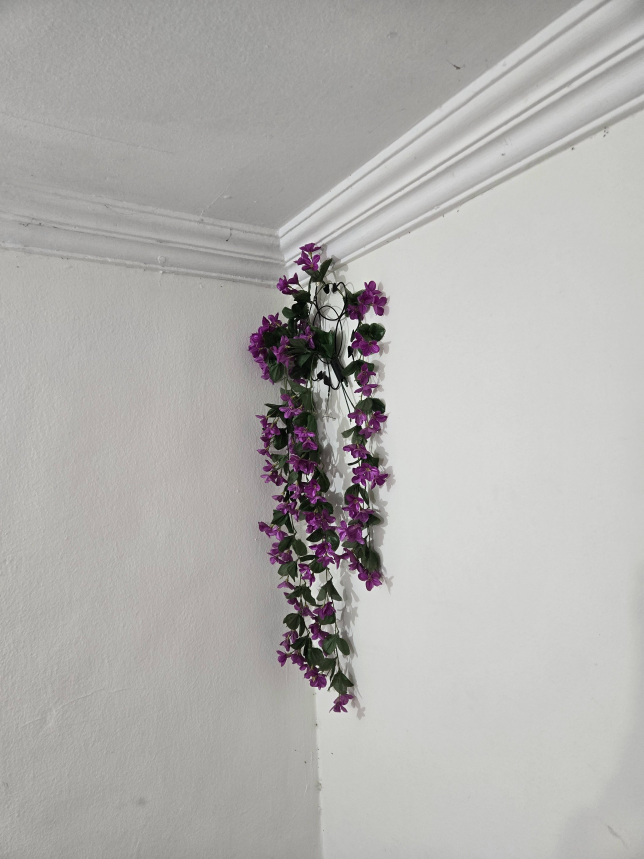
#> input picture samples/original_phone.jpg, 1932 x 2576 px (shown at 1/3 size)
$ python make_demo_images.py
#> lines starting #> are read from the running program, lines starting #| are printed output that depends on the picture; after the words box and inside, x2 and y2 are one past the last pixel; in counts of white or black regions, pixels touching at a corner belong together
#!/usr/bin/env python3
"""
Build the test set used in this repository from ONE real phone photograph.

    samples/original_phone.jpg   - the untouched photo (copied byte-for-byte, never re-saved)

This script derives three test files from it:

    tampered_splice.jpg      - a flower cluster is cloned onto the empty left wall (copy-move
                               forgery, colour-masked + feathered so it blends in), then re-saved
                               at JPEG quality 95 with an editor tag ("Adobe Photoshop 25.0").
    tampered_no_exif.jpg     - the same edit with ALL metadata stripped (an attacker hiding the editor).
    original_phone_lossless.png - the original converted to PNG (a non-JPEG input, where ELA is
                               not scored).

IMPORTANT: the editor tag is written by this script to emulate an edited file; the edit itself is a
real pixel-level modification, but it was made by code rather than by a person in Photoshop.
For stronger evidence, add your own hand-edited copies to samples/ and re-run the detector.

Usage:  python make_demo_images.py [samples_dir]
"""

import sys
from pathlib import Path

import cv2
import numpy as np
from PIL import Image


def flower_mask(bgr):
    """Rough mask of the purple flowers + green leaves (saturated pixels on a grey wall)."""
    hsv = cv2.cvtColor(bgr, cv2.COLOR_BGR2HSV)
    mask = (hsv[..., 1] > 60).astype(np.uint8) * 255
    mask = cv2.morphologyEx(mask, cv2.MORPH_CLOSE, np.ones((9, 9), np.uint8))
    return mask


def make_splice(src: Path) -> Image.Image:
    bgr = cv2.imread(str(src))
    h, w = bgr.shape[:2]
    mask = flower_mask(bgr)

    # Bounding box of the lower half of the hanging flowers -> the patch to clone.
    ys, xs = np.where(mask > 0)
    top, bottom = int(ys.min()), int(ys.max())
    x0, x1 = int(xs.min()), int(xs.max())
    y0 = top + (bottom - top) // 2
    patch = bgr[y0:bottom, x0 - 10:x1 + 10].copy()
    pmask = mask[y0:bottom, x0 - 10:x1 + 10].copy()

    # Slight scale change + brightness shift, so the clone is not a pixel-perfect duplicate.
    scale = 0.85
    patch = cv2.resize(patch, None, fx=scale, fy=scale, interpolation=cv2.INTER_LINEAR)
    pmask = cv2.resize(pmask, None, fx=scale, fy=scale, interpolation=cv2.INTER_LINEAR)
    patch = cv2.convertScaleAbs(patch, alpha=1.06, beta=-4)

    # Feathered alpha so the edges blend; fade the cut-off top edge so no straight line shows.
    alpha = cv2.GaussianBlur(pmask, (0, 0), 3).astype(np.float32) / 255.0
    fade = np.clip(np.arange(alpha.shape[0], dtype=np.float32) / 120.0, 0, 1)[:, None]
    alpha = (alpha * fade)[..., None]

    ph, pw = patch.shape[:2]
    ox, oy = int(w * 0.12), int(h * 0.38)          # empty area of the left wall
    out = bgr.astype(np.float32)
    roi = out[oy:oy + ph, ox:ox + pw]
    out[oy:oy + ph, ox:ox + pw] = alpha * patch + (1 - alpha) * roi
    out = np.clip(out, 0, 255).astype(np.uint8)
    return Image.fromarray(cv2.cvtColor(out, cv2.COLOR_BGR2RGB))


def main(out="samples"):
    out = Path(out)
    src = out / "original_phone.jpg"
    if not src.exists():
        sys.exit(f"Put your real photo at {src} first (copy it straight from the phone, no re-saving).")

    spliced = make_splice(src)
#> in make_splice, bgr is the input picture: shape (2576, 1932, 3); mean B, G, R 173.5, 175.6, 177.3
#> in flower_mask, `hsv = cv2.cvtColor(bgr, cv2.COLOR_BGR2HSV)`: hsv: shape (2576, 1932, 3); mean H, S, V 30.2, 10.5, 177.6
#> in flower_mask, `mask = (hsv[..., 1] > 60).astype(np.uint8) * 255`:
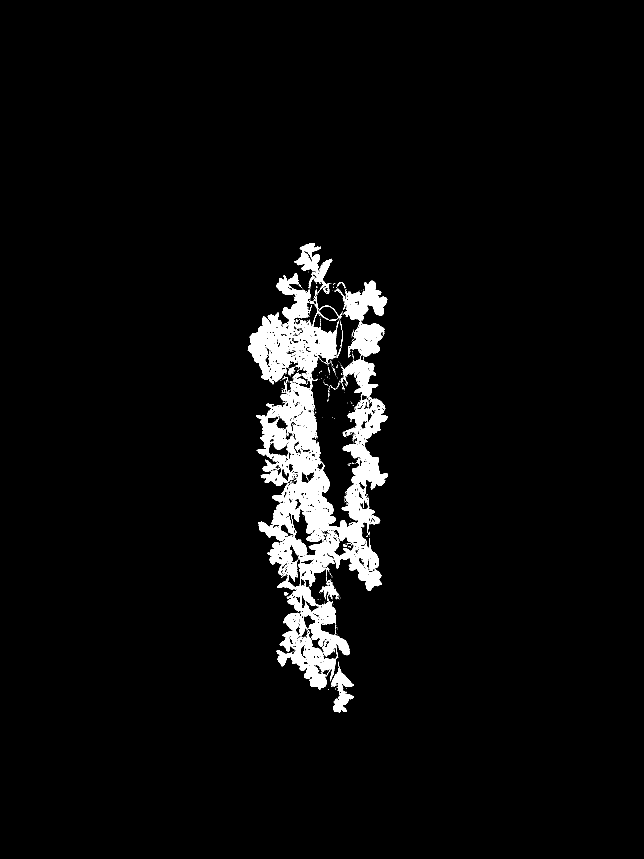
#> mask: shape (2576, 1932) (shown at 1/3 size); 4% white; 586 white regions (532 under 20 px), largest, box (x1, y1, x2, y2) and area: (743, 819, 1164, 2069) 163691, (1023, 842, 1162, 1190) 19735, (882, 729, 997, 881) 5514
#> in flower_mask, `mask = cv2.morphologyEx(mask, cv2.MORPH_CLOSE, np.ones((9, 9), np.uint..`:
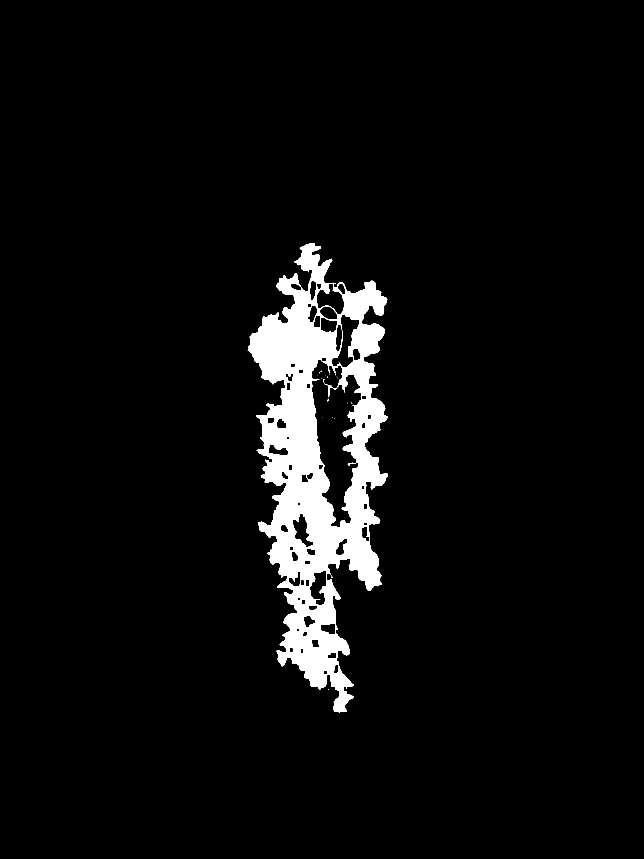
#> mask: shape (2576, 1932) (shown at 1/3 size); 5% white; 26 white regions (23 under 20 px), largest, box (x1, y1, x2, y2) and area: (743, 729, 1164, 2137) 250157, (974, 1152, 1012, 1192) 232, (1043, 1388, 1067, 1396) 75
#> in make_splice, `top, bottom = int(ys.min()), int(ys.max())`: top = 729; bottom = 2136
#> in make_splice, `x0, x1 = int(xs.min()), int(xs.max())`: x0 = 743; x1 = 1163
#> in make_splice, `y0 = top + (bottom - top) // 2`: y0 = 1432
#> in make_splice, `pmask = mask[y0:bottom, x0 - 10:x1 + 10].copy()`: pmask: shape (704, 440); 37% white; 3 white regions (2 under 20 px), largest, box (x1, y1, x2, y2) and area: (41, 0, 427, 704) 114574
#> in make_splice, `patch = cv2.resize(patch, None, fx=scale, fy=scale, interpolation=cv2...`:
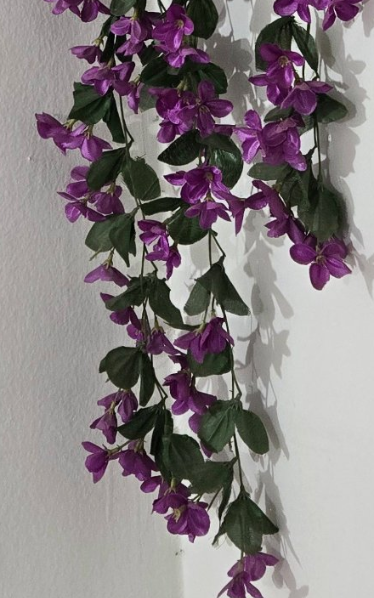
#> patch: shape (598, 374, 3); mean B, G, R 129.1, 126.7, 134.8
#> in make_splice, `pmask = cv2.resize(pmask, None, fx=scale, fy=scale, interpolation=cv2...`:
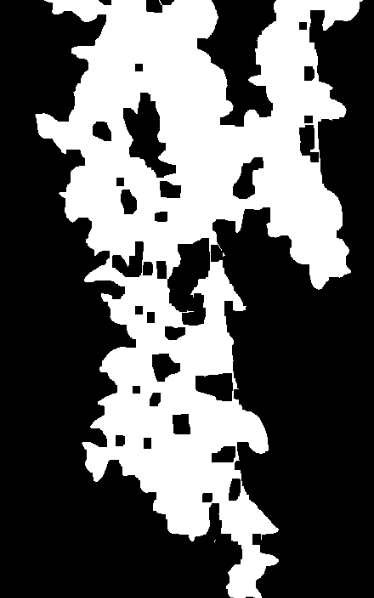
#> pmask: shape (598, 374); min 0, max 255, mean 94.4
#> in make_splice, `alpha = (alpha * fade)[..., None]`:
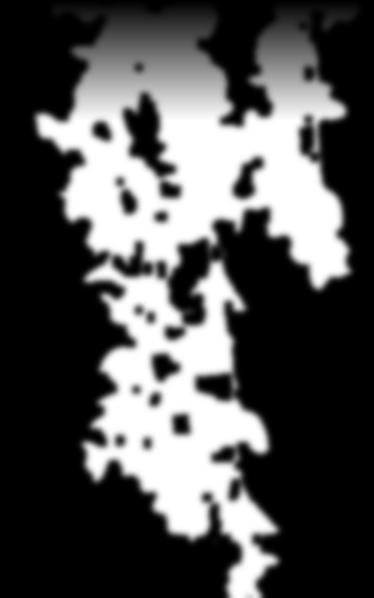
#> alpha: shape (598, 374, 1) float32; min 0, max 1, mean 0.319
#> in make_splice, `roi = out[oy:oy + ph, ox:ox + pw]`:
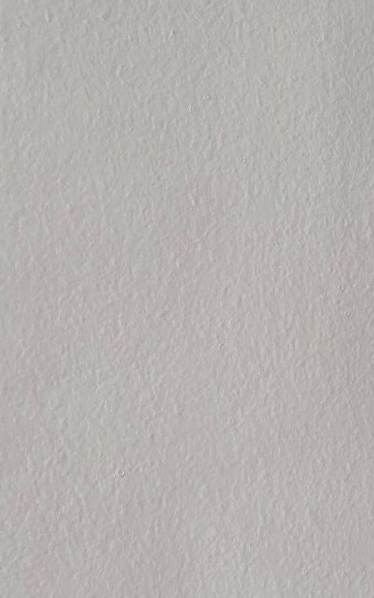
#> roi: shape (598, 374, 3) float32; mean B, G, R 174.9, 178, 181.3

    exif = Image.Exif()
    exif[0x0131] = "Adobe Photoshop 25.0"          # Software
    exif[0x0132] = "2026:11:16 18:40:11"           # DateTime (modified)
    spliced.save(out / "tampered_splice.jpg", quality=95, exif=exif)

    Image.open(out / "tampered_splice.jpg").convert("RGB").save(out / "tampered_no_exif.jpg", quality=95)
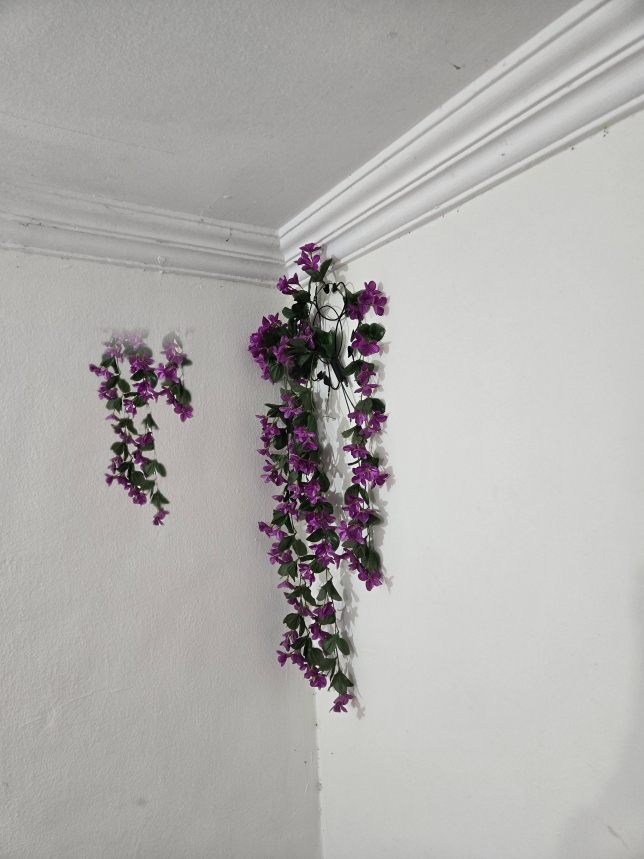
#> saved as tampered_no_exif.jpg: PIL image 1932x2576 RGB (shown at 1/3 size); mean R, G, B 175.8, 173.9, 172

    Image.open(src).convert("RGB").save(out / "original_phone_lossless.png")
    print(f"Test images written to {out.resolve()}")


if __name__ == "__main__":
    main(sys.argv[1] if len(sys.argv) > 1 else "samples")
